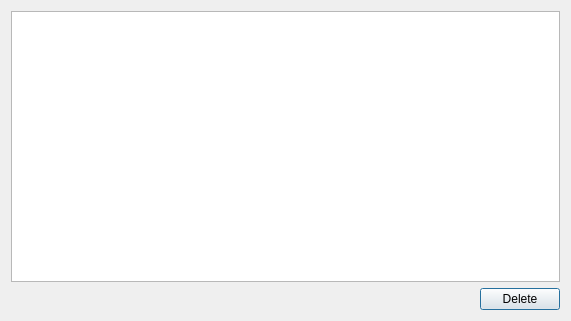
<?xml version="1.0" encoding="UTF-8"?>
<ui version="4.0">
 <class>WorkspaceDialog</class>
 <widget class="QDialog" name="WorkspaceDialog">
  <property name="geometry">
   <rect>
    <x>0</x>
    <y>0</y>
    <width>571</width>
    <height>321</height>
   </rect>
  </property>
  <property name="windowTitle">
   <string>Workspace Member</string>
  </property>
  <layout class="QGridLayout" name="gridLayout">
   <item row="0" column="0">
    <widget class="QTableView" name="tableView"/>
   </item>
   <item row="1" column="0">
    <layout class="QHBoxLayout" name="horizontalLayout">
     <item>
      <spacer name="horizontalSpacer">
       <property name="orientation">
        <enum>Qt::Orientation::Horizontal</enum>
       </property>
       <property name="sizeHint" stdset="0">
        <size>
         <width>40</width>
         <height>20</height>
        </size>
       </property>
      </spacer>
     </item>
     <item>
      <widget class="QPushButton" name="pushButtonDelete">
       <property name="text">
        <string>Delete</string>
       </property>
      </widget>
     </item>
    </layout>
   </item>
  </layout>
 </widget>
 <resources/>
 <connections/>
</ui>
